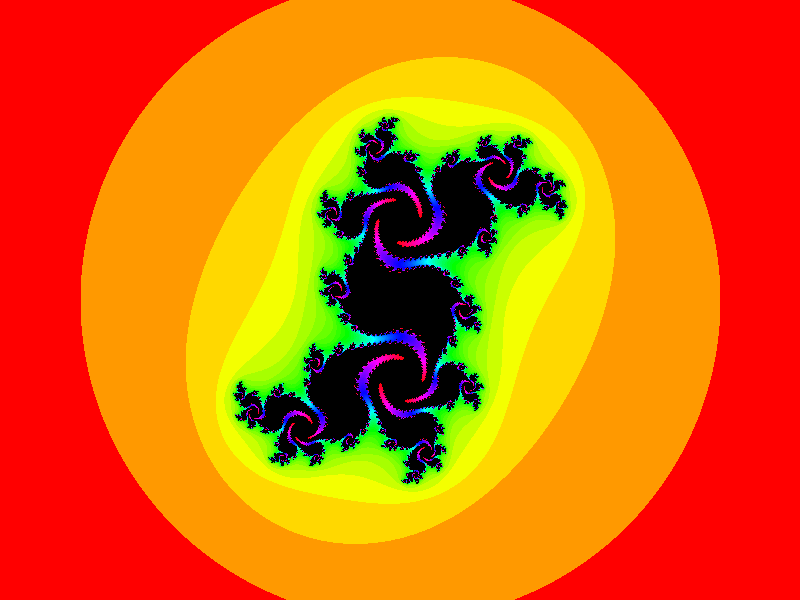
Frame 1 (no input)
Frame 60 (the mouse pressed at the canvas centre just before this capture): identical to frame 1, image omitted
Frame 120 (the mouse held since frame 60 and released just before this capture): identical to frame 1, image omitted

The Processing sketch that drew this single still picture (run headless with seeded random() and noise(); from frame 60 on, the mouse is pressed at the canvas centre):

// Processing sketch: Julia_set
// ── Julia_set.pde
float angle = 0;

void setup(){
  size(800, 600);
  colorMode(HSB, 1);
}

void draw(){
  background(255);
  
  float ca = 0.27;
  float cb = 0.49;
  
  float w = 5;
  float h = (w * height)/ width;
  
  float xmin = -w/2;
  float ymin = -h/2;
  
  float xmax = xmin + w;
  float ymax = ymin + h;
  
  loadPixels();
  int max_iter = 100;
  
  float dx = (xmax - xmin) / (width);
  float dy = (ymax - ymin) / (height);
  
  float y = ymin;
  for (int j = 0; j < height; j++){
    float x = xmin;
    for (int i = 0; i < width; i++){
      
      // Iteramos z = z^2 + c
      float a = x;
      float b = y;
      int iter = 0;
      while(iter < max_iter){
        float aa = a * a;
        float bb = b * b;
        if (aa + bb > 4.0){
          break;
        }
        
        float two_ab = 2.0 * a * b;
        a = aa - bb + ca;
        b = two_ab + cb;
        iter++;
      }
      if (iter == max_iter){
        pixels[i+j*width] = color(0);
      } 
      else {
        float hu = sqrt(float(iter) / max_iter);
        pixels[i+j*width] = color(hu, 255, 150);
      }
      x += dx;
    }
    y += dy;
    
  }
  updatePixels();
}
